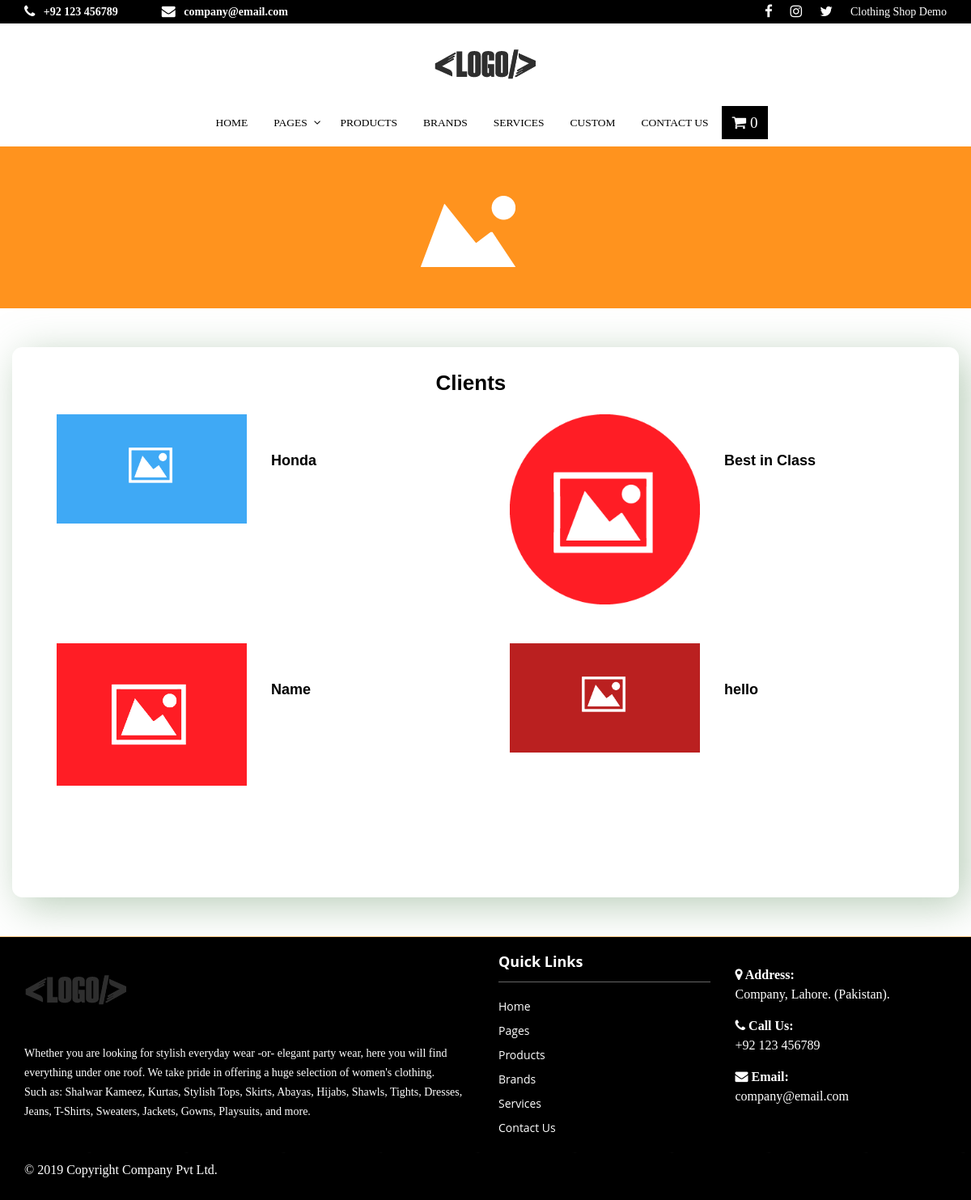
The page /client.php on the database its author committed.
### tables this page shows
CREATE TABLE IF NOT EXISTS `contact` (
  `id` int(11) NOT NULL AUTO_INCREMENT,
  `sitename` text,
  `logo` text,
  `phone` text,
  `email` text,
  `address` text,
  `gmaps` text,
  `cover` text,
  `post` text,
  `fpost` text,
  `facebook` text,
  `twitter` text,
  `insta` text,
  `youtube` text,
  PRIMARY KEY (`id`)
);

CREATE TABLE IF NOT EXISTS `pages` (
  `id` int(11) NOT NULL AUTO_INCREMENT,
  `name` text NOT NULL,
  `slug` varchar(90) NOT NULL,
  `icon` text,
  `metak` text,
  `metad` text,
  `cover` text,
  `post` text,
  `res` int(11) NOT NULL DEFAULT '0',
  `ordr` int(11) NOT NULL,
  `hide` int(11) NOT NULL DEFAULT '0',
  PRIMARY KEY (`id`),
  UNIQUE KEY `slug` (`slug`)
);

CREATE TABLE IF NOT EXISTS `clients` (
  `id` int(11) NOT NULL AUTO_INCREMENT,
  `catid` int(11) NOT NULL,
  `catslug` varchar(90) DEFAULT NULL,
  `name` text,
  `img` text,
  `url` text,
  `ordr` int(11) DEFAULT NULL,
  `feat` int(11) NOT NULL DEFAULT '1',
  PRIMARY KEY (`id`)
);

### client.php (the view, shortened to what this page needs)
<!DOCTYPE html>
<html lang="en">
<head>
  <?php include 'include/head.php'; ?>
  <?php if(empty( $_GET['page_name'])) $link = Null ?>
</head>
<body class="body-wrapper">
  <div class="main_wrapper">
  <?php include 'include/header.php'; ?>
  <?php
  $rows =mysqli_query($con,"SELECT * FROM pages where slug='clients' " ) or die(mysqli_error($con));
while($row=mysqli_fetch_array($rows)){
  $pagecover = $row['cover'];
}
?>
  <div class="banner">
    <img src="images/covers/<?php echo $pagecover ?>" class="img-responsive" width="100%">
  </div>
<br>
<br>
  <div class="container pbg">
    <div class="latest-projects text-center">
    <h2>Clients&nbsp;&nbsp;&nbsp;&nbsp;&nbsp;</h2>
    <div class="clearfix">&nbsp;</div>
    <div class="row">
    <?php
    $rows =mysqli_query($con,"SELECT * FROM clients  ORDER BY ordr" ) or die(mysqli_error($con));
    while($row=mysqli_fetch_array($rows)){
      $name = $row['name'];
      $img = $row['img'];
      ?>
    <div class="col-md-6">
        <div class="item-inner">
    <div class="item col-md-6 text-right">
              <div class="img">
                                <center>
                <figure id="">
                 <img  class="simg" src="images/clients/<?php echo $img ?>" alt="" id="img1c" />
                </figure>
                                </center>
              </div>
               <br>
              <br>
             </div>
               <div class="item col-md-6">
                   <br>
                   <br>
                      <h4 class="heading1" style="    text-align: left;"><?php echo $name ?></h4>
    </div>
        </div>
    </div>
  <?php } ?>
  </div>
  </div>
  </div>
    <?php include 'include/footer.php'; ?>
</div>
</body>
</html>

### include/header.php (shortened to what this page needs)
<?php
        $rows =mysqli_query($con,"SELECT * FROM shop where status='cart' AND device='$device'" ) or die(mysqli_error($con));        $rowcount=mysqli_num_rows($rows);
?>
<header class="header-wrapper">
    <div class="topbar clearfix bgcolor">
      <div class="container">
      <ul class="topbar-left ">
          <li><i class="fa fa-phone"></i> <?php echo $sitephone ?> </li>
          <li class="email-id"> <i class="fa fa-envelope"></i>
            <a class="theme-text" href="mailto:<?php echo $sitemail ?>"><?php echo $sitemail ?></a>
          </li>
        </ul>
        <ul class="topbar-right    hidden-xs  hidden-sm">
          <li><i class="fa fa-facebook"></i></li>
          <li><i class="fa fa-instagram"></i></li>
          <li><i class="fa fa-twitter"></i></li>
          <li><?php echo $sitename ?></li>
        </ul>
      </div>
    </div>
            <div class="col-12 text-center">
              <center>
                                <a class="logo clearfix" href="index"><img src="images/<?php echo $sitelogo; ?>" alt="" class="img-responsive"/></a>
              </center>
            </div>
    <div class="header clearfix">
      <nav class="navbar navbar-main navbar-default">
        <div class="container">
          <div class="row">
            <div class="col-xs-12">
              <div class="header_inner">
                <center>
                <div class="collapse navbar-collapse" id="main-nav"><span class="navbar-header"></span>
                  <ul class="nav navbar-nav">
                    <?php
                    $rows =mysqli_query($con,"SELECT name,slug,res FROM pages WHERE hide=0  ORDER BY ordr" ) or die(mysqli_error($con));
                      while($row=mysqli_fetch_array($rows)){
                        $slug = $row['slug'];
                        $name = $row['name'];
                        $res = $row['res'];
                        ?>
                    <li <?php if($link==$slug) echo'class="bgcolor"' ;?> <?php if($slug=='pages') echo'class="dropdown"' ; else if($slug=='videos') echo'style="display:none;"'; ?>>
                      <a href="<?php if($res==0) echo'cpages-' ;?><?php if($slug=='pages') echo'#'; else  echo $slug ?>"></span><?php echo $name ?></a>
                    </li>
                    <?php } ?>
                    <li class="cartmenu bgcolor hidden-xs">
  <div class="dropdown show">
  <a style="font-size: 19px;" class="btn btn-secondary dropdown-toggle hoverwhite" href="#" role="button" id="dropdownMenuLink" data-toggle="dropdown" aria-haspopup="true" aria-expanded="false" style="color: #fff">
    <i class="fa fa-shopping-cart"></i> <span><?php echo $rowcount ?></span>
  </a>
</div>
                </li>
                  </ul>
                </div>
              </center>
              </div>
            </div>
          </div>
        </div>
      </nav>
    </div>
  </header>

### include/footer.php (shortened to what this page needs)
<br>
<br>
<footer class="footer-v1">
  <div class="menuFooter clearfix bgcolor">
    <div class="container">
      <div class="row clearfix">
        <div class="col-sm-6 col-xs-12">
        	<p><img src="images/<?php echo $sitelogo; ?>" alt="" class="img-responsive"/></p>
        	<p><?php echo $fpost ;?></p>
        </div>
        <div class="col-sm-3 col-xs-12 borderLeft">
          <h5 class="theme-text">Quick Links</h5>
          <ul class="menuLink">
            <?php
            $rows =mysqli_query($con,"SELECT name,slug,res FROM pages where res=1 AND hide=0  ORDER BY ordr" ) or die(mysqli_error($con));
            while($row=mysqli_fetch_array($rows)){
              $slug = $row['slug'];
              $name = $row['name'];
              ?>
              <li <?php if($slug=='videos') echo ' style="display:none;" ' ; ?> ><a class="theme-text" href="<?php echo $slug ?>"><?php echo $name ?></a></li>
            <?php } ?>
          </ul>
        </div>
        <div class="col-sm-3 col-xs-6 borderLeft">
          <div class="footer-address">
            <p>
              <strong><i class="fa fa-map-marker"></i> Address:</strong> <br>
              <?php echo $siteaddress ?>
            </p>
            <p>
             <strong><i class="fa fa-phone"></i> Call Us:</strong> <br>
             <?php echo $sitephone ?>
           </p>
           <p>
             <strong><i class="fa fa-envelope"></i> Email:</strong> <br>
             <?php echo $sitemail ?>
           </p>
         </div>
       </div>
     </div>
   </div>
 </div>
 <div class="footer clearfix bgcolor bgdark">
  <div class="container">
    <div class="row clearfix">
      <div class="col-sm-6 col-xs-12 copyRight">
        <p>© 2019 Copyright Company Pvt Ltd. </p>
      </div>
      <div class="col-sm-6 col-xs-12 privacy_policy">
      </div>
    </div>
  </div>
</div>
</footer>

### css/theme-1.css (style rules this page uses)
.latest-projects { margin-bottom:60px }

### css/default.css (style rules this page uses)
a, a:hover, .header .navbar-default .navbar-nav li a:hover, .header .navbar-default .navbar-nav .active a, .header .navbar-default .navbar-nav .active a:hover, .header .navbar-default .navbar-nav .active a:focus, .header .navbar-nav li.open .dropdown-menu li a:hover, .header .navbar-nav li.open .dropdown-menu li a:focus, .header .navbar-nav li.dropdown .dropdown-menu li a:hover, .header .navbar-nav li.dropdown .dropdown-menu li a:focus, .header .navbar-nav li.open .dropdown-menu li.active a, .header .navbar-nav li.dropdown .dropdown-menu li.active a, .courses_right_inner td ul li.active a, .courses_right_inner td a:hover, .courses_left_inner ul li a:hover, .courses_left_inner ul li a:focus, .courses_left_inner ul li.active a, .item_inner a.fees, .sidebar_item.admission .item_inner.program ul li a:hover, .sidebar_item.admission .item_inner.program ul li.active a, .item_inner.question a, .fc-center h2, .fc-event-container a.more, ul.contact_info li .fa, ul.contact_info li a:hover, .error-content a, li.language.dropdown ul.dropdown-menu li.active a, li.language.dropdown ul.dropdown-menu li a:hover { color: var(--theme-color) }
.topbar, .btn.learnBtn, .related_post_sec a.more_post, .pagination>li>a, .pagination>li>span, .pagination>.active>a, .pagination>.active>span, .pagination>.active>a:hover, .pagination>.active>span:hover, .pagination>.active>a:focus, .pagination>.active>span:focus, .pagination>li>a:hover, .pagination>li>span:hover, .pagination>li>a:focus, .pagination>li>span:focus, .item_inner.slider .flex-direction-nav a, .single_content .tab_menu>ul li a:hover, .single_content .tab_menu>ul li.active a, .feature-section .commonBtn.secondaryBtn, .feature-section .commonBtn.secondaryBtn:hover, .feature-section .commonBtn.secondaryBtn:focus, .cartListInner .updateArea .btn, .cartListInner .updateArea .btn:hover { border-color: var(--theme-color) }
.topbar, .captionLink, .captionLink:hover, .learnBtn, .flex-control-paging li a.flex-active, .courses_right_inner th, .pagination>.active>a, .pagination>.active>span, .pagination>.active>a:hover, .pagination>.active>span:hover, .pagination>.active>a:focus, .pagination>.active>span:focus, .pagination>li>a:hover, .pagination>li>span:hover, .pagination>li>a:focus, .pagination>li>span:focus, #single_banner .flex-control-paging li a.flex-active, .single_content .tab_menu>ul li a:hover, .single_content .tab_menu>ul li.active a, .carousel-indicators li.active, .price-title, .version3 .header .navbar, .header-v3 .header .navbar, .feature-section .commonBtn.secondaryBtn, .cartListInner .updateArea .btn, .cartListInner .updateArea .btn:hover { background-color:var(--theme-color); }

### custom.css (style rules this page uses)
:root { --theme-color: #000; --theme-text: #fff; --text-color: #000; --hover-color: #7d0000; }
.theme-text { color:var(--theme-text) !important; }
body { color:var(--text-color) !important; }
.h1, .h2, .h3, .h4, .h5, .h6, h1, h2, h3, h4, h5, h6 { color:var(--text-color) !important; }
body { font-family: Tahoma !important; font-weight: 100 !important; font-size: 16px; }
a { color: var(--theme-color) !important; }
.bgcolor { background-color: var(--theme-color) !important; color: var(--theme-text) !important; }
.pbg { background: #ffffff; padding: 3rem 4rem; box-shadow: 0px 0px 30px rgba(115, 128, 157, 0.1); -webkit-box-shadow: 5px 5px 15px var(--theme-color); border-radius: 1.25rem; }
.bgdark { background: url('images/bgdark.png'); background-size: contain; }
.hoverwhite { color:#fff !important; }
.menuLink li a { color: var(--theme-text); }

### client.php (style rules this page uses)
.pbg { background: #ffffff; padding: 3rem 4rem; box-shadow: 0px 0px 30px rgba(115, 128, 157, 0.1); -webkit-box-shadow: 10px 10px 50px rgba(115, 157, 116, 0.51); border-radius: 1.25rem; }

### include/header.php (style rules this page uses)
.cartmenu { position: relative; z-index: 99999; }
.navbar-nav { float: unset; display: inline-block; }

### rows shown on the page
contact: phone "+92 123 456789", email "company@email.com", sitename "Clothing Shop Demo", logo (picture), fpost "Whether you are looking for stylish everyday wear -or- elegant party wear, here you will find everything under one roof. We take pride in offering a huge selection of women's clothing. Such as: Shalwar Kameez, Kurtas, Stylish Tops, Skirts, Abayas, Hijabs, Shawls, Tights, Dresses, Jeans, T-Shirts, Sweaters, Jackets, Gowns, Playsuits, and more.", address "Company, Lahore. (Pakistan)."
pages: name "HOME", name "Home"
pages: name "PAGES", name "Pages"
pages: name "PRODUCTS", name "Products"
pages: name "BRANDS", name "Brands"
pages: name "SERVICES", name "Services"
pages: name "CUSTOM"
pages: name "CONTACT US", name "Contact Us"
pages: cover (picture)
clients: img (picture), name "Honda"
clients: img (picture), name "Best in Class"
clients: img (picture), name "Name"
clients: img (picture), name "hello"

### other values the page prints
$rowcount "0"
